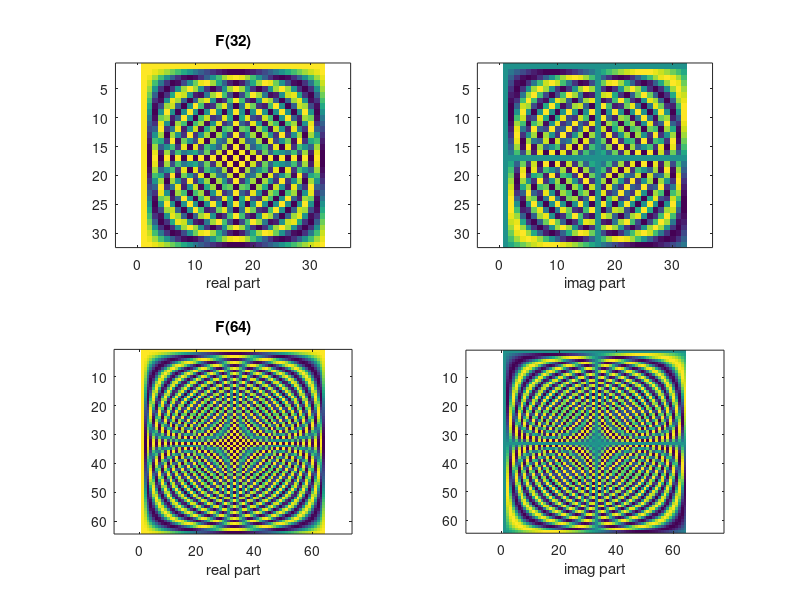
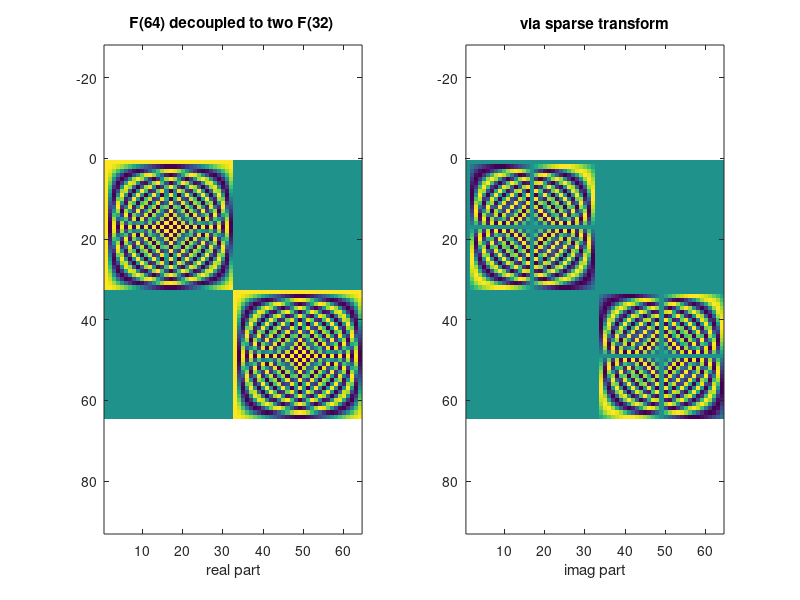

MATLAB code to generate these figures, in order:
% demo_DFT_factorization.m 
% 
% Objective: sparse factorization of DFT 
%            compressive representation of DFT 
%            for the case what the size n is a power of 2 
% 
% For a size that is not a power of 2, the factorizations 
% involve nested convolution and factorizations 
% 

clear all 
close all

fprintf('\n\n   %s began ...', mfilename );

k = input('\n   Let n = 2^k, enter k = ');   % k = 4, ..., 9 for instance

n  = 2^k ; 
n2 = n * 2;


%% ... generate and display F(n) and F(2n)

fprintf('\n   generate and display F(%d) and F(%d)', n, n2);

Fn  = fft( eye(n)  );
Fn2 = fft( eye(n2) ); 

%% 
figure 
subplot(2,2,1) 
imagesc( real( Fn ) ); 
axis equal tight 
xlabel( 'real part' ); 
title( sprintf('F(%d)',n)) 
% 
subplot(2,2,2) 
imagesc( imag( Fn ) ); 
axis equal tight 
xlabel( 'imag part'); 
% 
subplot(2,2,3) 
imagesc( real(Fn2) ); 
axis equal tight 
xlabel( 'real part' ); 
title( sprintf('F(%d)',n2)) 
% 
subplot(2,2,4) 
imagesc( imag(Fn2) ); 
axis equal tight 
xlabel( 'imag part'); 

%%  ... make an even-odd permutation 
%            a Har transform 
%            and a twiddle scaling

fprintf('\n   sparse transform F(%d)',  n2); 

peo = [ 1:2:n2, 2:2:n2 ];
Har  = [ 1, 1; 1, -1]/2;
H    = kron( Har, eye(n) ); 
D   = [ eye(n), zeros(n); zeros(n), conj( diag( Fn2(1:n,2) )) ]; 

HFPD = D * H * Fn2(:,peo) ; % D*H is also known as ButterFly 

%% ... confirm the equality 

Fdiff = norm ( HFPD - kron( eye(2), Fn)); 
fprintf('\n   the equality holds within error = %g', Fdiff);


%% 
figure 
subplot(1,2,1) 
imagesc( real( HFPD) ); 
axis equal tight 
xlabel( 'real part' ); 
title(sprintf('F(%d) decoupled to two F(%d) ', n2, n)) ; 
% 
subplot(1,2,2) 
imagesc( imag( HFPD ) ); 
axis equal tight 
xlabel( 'imag part'); 
title( 'via sparse transform' ) ; 

%%

fprintf('\n\n   %s ended \n\n', mfilename );
%% 

return 

%% Programmer 
% 
%  Xiaobai Sun 

% 